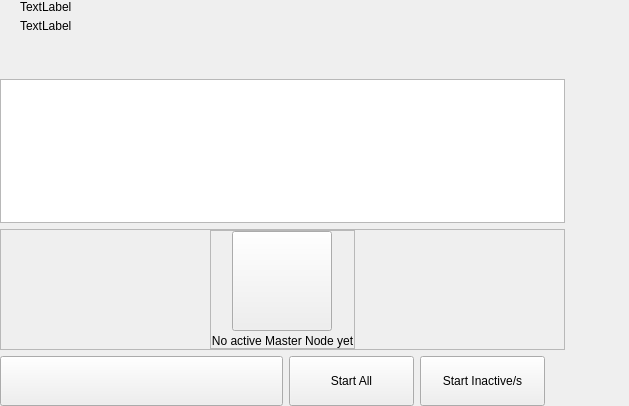
<?xml version="1.0" encoding="UTF-8"?>
<ui version="4.0">
 <class>MasterNodesWidget</class>
 <widget class="QWidget" name="MasterNodesWidget">
  <property name="geometry">
   <rect>
    <x>0</x>
    <y>0</y>
    <width>629</width>
    <height>406</height>
   </rect>
  </property>
  <property name="windowTitle">
   <string>Form</string>
  </property>
  <layout class="QHBoxLayout" name="horizontalLayout_2" stretch="2,1">
   <property name="spacing">
    <number>0</number>
   </property>
   <property name="leftMargin">
    <number>0</number>
   </property>
   <property name="topMargin">
    <number>0</number>
   </property>
   <property name="rightMargin">
    <number>0</number>
   </property>
   <property name="bottomMargin">
    <number>0</number>
   </property>
   <item>
    <widget class="QWidget" name="left" native="true">
     <layout class="QVBoxLayout" name="verticalLayout_3">
      <property name="leftMargin">
       <number>0</number>
      </property>
      <property name="topMargin">
       <number>0</number>
      </property>
      <property name="rightMargin">
       <number>0</number>
      </property>
      <property name="bottomMargin">
       <number>0</number>
      </property>
      <item>
       <layout class="QVBoxLayout" name="verticalLayout_2">
        <property name="spacing">
         <number>6</number>
        </property>
        <item>
         <layout class="QHBoxLayout" name="horizontalLayout_3">
          <property name="spacing">
           <number>0</number>
          </property>
          <property name="leftMargin">
           <number>20</number>
          </property>
          <item>
           <layout class="QVBoxLayout" name="verticalLayout_8">
            <property name="spacing">
             <number>5</number>
            </property>
            <item>
             <widget class="QLabel" name="labelTitle">
              <property name="text">
               <string>TextLabel</string>
              </property>
             </widget>
            </item>
            <item alignment="Qt::AlignTop">
             <widget class="QLabel" name="labelSubtitle1">
              <property name="text">
               <string>TextLabel</string>
              </property>
             </widget>
            </item>
           </layout>
          </item>
          <item>
           <spacer name="horizontalSpacer">
            <property name="orientation">
             <enum>Qt::Horizontal</enum>
            </property>
            <property name="sizeHint" stdset="0">
             <size>
              <width>40</width>
              <height>20</height>
             </size>
            </property>
           </spacer>
          </item>
         </layout>
        </item>
        <item>
         <spacer name="verticalSpacer_2">
          <property name="orientation">
           <enum>Qt::Vertical</enum>
          </property>
          <property name="sizeType">
           <enum>QSizePolicy::Fixed</enum>
          </property>
          <property name="sizeHint" stdset="0">
           <size>
            <width>20</width>
            <height>40</height>
           </size>
          </property>
         </spacer>
        </item>
        <item>
         <layout class="QVBoxLayout" name="verticalLayout_6"/>
        </item>
        <item>
         <widget class="QListView" name="listMn">
          <property name="mouseTracking">
           <bool>true</bool>
          </property>
         </widget>
        </item>
        <item>
         <widget class="QFrame" name="emptyContainer">
          <property name="minimumSize">
           <size>
            <width>0</width>
            <height>100</height>
           </size>
          </property>
          <property name="frameShape">
           <enum>QFrame::StyledPanel</enum>
          </property>
          <property name="frameShadow">
           <enum>QFrame::Raised</enum>
          </property>
          <layout class="QVBoxLayout" name="verticalLayout_7" stretch="1,8">
           <property name="spacing">
            <number>0</number>
           </property>
           <property name="leftMargin">
            <number>0</number>
           </property>
           <property name="topMargin">
            <number>0</number>
           </property>
           <property name="rightMargin">
            <number>0</number>
           </property>
           <property name="bottomMargin">
            <number>0</number>
           </property>
           <item>
            <spacer name="verticalSpacer">
             <property name="orientation">
              <enum>Qt::Vertical</enum>
             </property>
             <property name="sizeHint" stdset="0">
              <size>
               <width>20</width>
               <height>20</height>
              </size>
             </property>
            </spacer>
           </item>
           <item alignment="Qt::AlignHCenter|Qt::AlignVCenter">
            <widget class="QFrame" name="emptyScreen">
             <property name="sizePolicy">
              <sizepolicy hsizetype="Expanding" vsizetype="Expanding">
               <horstretch>0</horstretch>
               <verstretch>0</verstretch>
              </sizepolicy>
             </property>
             <property name="frameShape">
              <enum>QFrame::StyledPanel</enum>
             </property>
             <property name="frameShadow">
              <enum>QFrame::Raised</enum>
             </property>
             <layout class="QVBoxLayout" name="verticalLayout">
              <property name="spacing">
               <number>30</number>
              </property>
              <property name="leftMargin">
               <number>0</number>
              </property>
              <property name="topMargin">
               <number>0</number>
              </property>
              <property name="rightMargin">
               <number>0</number>
              </property>
              <property name="bottomMargin">
               <number>0</number>
              </property>
              <item alignment="Qt::AlignHCenter|Qt::AlignVCenter">
               <widget class="QPushButton" name="pushImgEmpty">
                <property name="minimumSize">
                 <size>
                  <width>100</width>
                  <height>100</height>
                 </size>
                </property>
                <property name="maximumSize">
                 <size>
                  <width>100</width>
                  <height>100</height>
                 </size>
                </property>
                <property name="focusPolicy">
                 <enum>Qt::NoFocus</enum>
                </property>
                <property name="text">
                 <string/>
                </property>
                <property name="iconSize">
                 <size>
                  <width>100</width>
                  <height>100</height>
                 </size>
                </property>
               </widget>
              </item>
              <item alignment="Qt::AlignHCenter|Qt::AlignVCenter">
               <widget class="QLabel" name="labelEmpty">
                <property name="styleSheet">
                 <string notr="true"/>
                </property>
                <property name="text">
                 <string>No active Master Node yet</string>
                </property>
                <property name="alignment">
                 <set>Qt::AlignCenter</set>
                </property>
               </widget>
              </item>
             </layout>
            </widget>
           </item>
          </layout>
         </widget>
        </item>
        <item>
         <layout class="QHBoxLayout" name="horizontalLayout_7">
          <property name="rightMargin">
           <number>20</number>
          </property>
          <item>
           <spacer name="horizontalSpacer_5">
            <property name="orientation">
             <enum>Qt::Horizontal</enum>
            </property>
            <property name="sizeType">
             <enum>QSizePolicy::Expanding</enum>
            </property>
            <property name="sizeHint" stdset="0">
             <size>
              <width>40</width>
              <height>20</height>
             </size>
            </property>
           </spacer>
          </item>
          <item>
           <widget class="QPushButton" name="pushButtonSave">
            <property name="minimumSize">
             <size>
              <width>283</width>
              <height>50</height>
             </size>
            </property>
            <property name="maximumSize">
             <size>
              <width>283</width>
              <height>50</height>
             </size>
            </property>
            <property name="focusPolicy">
             <enum>Qt::NoFocus</enum>
            </property>
            <property name="text">
             <string/>
            </property>
           </widget>
          </item>
           <item>
             <widget class="QPushButton" name="pushButtonStartAll">
               <property name="minimumSize">
                 <size>
                   <width>125</width>
                   <height>50</height>
                 </size>
               </property>
               <property name="text">
                 <string>Start All</string>
               </property>
             </widget>
           </item>
           <item>
             <widget class="QPushButton" name="pushButtonStartMissing">
               <property name="minimumSize">
                 <size>
                   <width>125</width>
                   <height>50</height>
                 </size>
               </property>
               <property name="text">
                 <string>Start Inactive/s</string>
               </property>
             </widget>
           </item>
         </layout>
        </item>
       </layout>
      </item>
     </layout>
    </widget>
   </item>
   <item>
    <widget class="QWidget" name="right" native="true">
     <layout class="QVBoxLayout" name="verticalLayout_5">
      <property name="leftMargin">
       <number>0</number>
      </property>
      <property name="topMargin">
       <number>0</number>
      </property>
      <property name="rightMargin">
       <number>0</number>
      </property>
      <property name="bottomMargin">
       <number>0</number>
      </property>
      <item>
       <layout class="QVBoxLayout" name="verticalLayout_4">
        <property name="spacing">
         <number>6</number>
        </property>
        <item>
         <widget class="OptionButton" name="btnAbout" native="true">
          <property name="minimumSize">
           <size>
            <width>0</width>
            <height>50</height>
           </size>
          </property>
         </widget>
        </item>
        <item>
         <widget class="OptionButton" name="btnAboutController" native="true">
          <property name="minimumSize">
           <size>
            <width>0</width>
            <height>50</height>
           </size>
          </property>
         </widget>
        </item>
        <item>
         <spacer name="verticalSpacer_5">
          <property name="orientation">
           <enum>Qt::Vertical</enum>
          </property>
          <property name="sizeHint" stdset="0">
           <size>
            <width>20</width>
            <height>40</height>
           </size>
          </property>
         </spacer>
        </item>
       </layout>
      </item>
     </layout>
    </widget>
   </item>
  </layout>
 </widget>
 <customwidgets>
  <customwidget>
   <class>OptionButton</class>
   <extends>QWidget</extends>
   <header>qt/learnium/optionbutton.h</header>
   <container>1</container>
  </customwidget>
 </customwidgets>
 <resources/>
 <connections/>
</ui>
